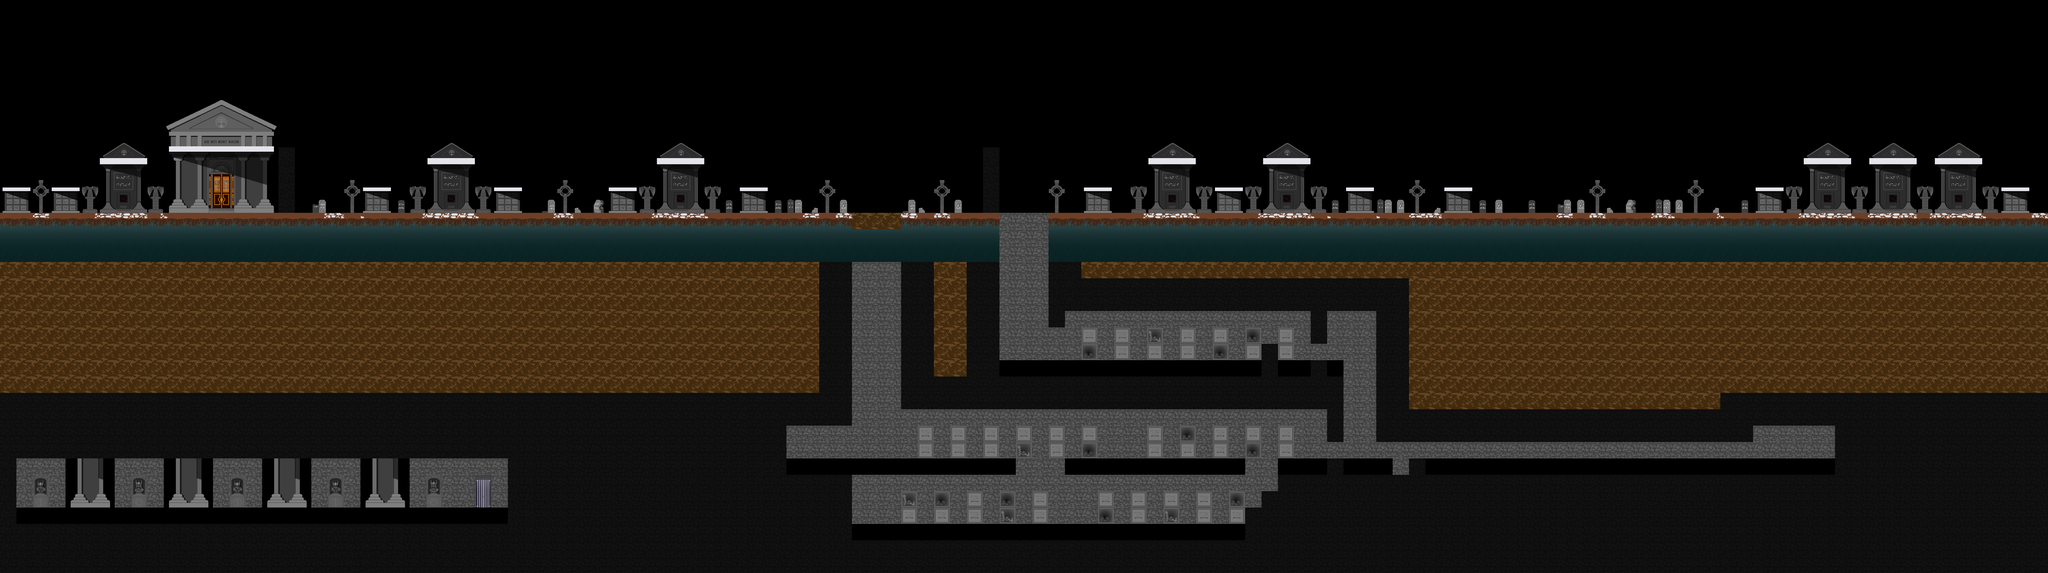

Rendered tile map (Tiled .tmx) drawn with the repository's tilesets; below, a short description and the map source with its tile grids summarised:
An orthogonal 125x35 tile map with 64x64 px tiles, 2 tile layers (derriere, solides), 1 hidden layer not drawn and 103 objects (escalier, checkPoint4, checkPoint3, checkPoint1, checkPoint2, ...).

<map version="1.4" tiledversion="1.4.3" orientation="orthogonal" renderorder="right-down" width="125" height="35" tilewidth="64" tileheight="64" infinite="0" nextlayerid="37" nextobjectid="166">
 <tileset firstgid="1" name="tableauTiledTilesetCimetiere2" tilewidth="64" tileheight="64" tilecount="168" columns="21">
  <image source="tableauTiledTilesetCimetiere2.png" width="1344" height="512" />
  <tile id="0">
   <properties>
    <property name="collides" type="bool" value="true" />
   </properties>
  </tile>
  <tile id="1">
   <properties>
    <property name="collides" type="bool" value="false" />
   </properties>
  </tile>
  <tile id="2">
   <properties>
    <property name="collides" type="bool" value="false" />
   </properties>
  </tile>
  <tile id="3">
   <properties>
    <property name="collides" type="bool" value="false" />
   </properties>
  </tile>
  <tile id="4">
   <properties>
    <property name="collides" type="bool" value="false" />
   </properties>
  </tile>
  <tile id="5">
   <properties>
    <property name="collides" type="bool" value="true" />
   </properties>
  </tile>
  <tile id="6">
   <properties>
    <property name="collides" type="bool" value="true" />
   </properties>
  </tile>
  <tile id="7">
   <properties>
    <property name="collides" type="bool" value="false" />
   </properties>
  </tile>
  <tile id="8">
   <properties>
    <property name="collides" type="bool" value="false" />
   </properties>
  </tile>
  <tile id="9">
   <properties>
    <property name="collides" type="bool" value="false" />
   </properties>
  </tile>
  <tile id="10">
   <properties>
    <property name="collides" type="bool" value="true" />
   </properties>
  </tile>
  <tile id="11">
   <properties>
    <property name="collides" type="bool" value="true" />
   </properties>
  </tile>
  <tile id="12">
   <properties>
    <property name="collides" type="bool" value="false" />
   </properties>
  </tile>
  <tile id="13">
   <properties>
    <property name="collides" type="bool" value="false" />
   </properties>
  </tile>
  <tile id="14">
   <properties>
    <property name="collides" type="bool" value="false" />
   </properties>
  </tile>
  <tile id="15">
   <properties>
    <property name="collides" type="bool" value="false" />
   </properties>
  </tile>
  <tile id="16">
   <properties>
    <property name="collides" type="bool" value="false" />
   </properties>
  </tile>
  <tile id="17">
   <properties>
    <property name="collides" type="bool" value="false" />
   </properties>
  </tile>
  <tile id="18">
   <properties>
    <property name="collides" type="bool" value="false" />
   </properties>
  </tile>
  <tile id="21">
   <properties>
    <property name="collides" type="bool" value="false" />
   </properties>
  </tile>
  <tile id="22">
   <properties>
    <property name="collides" type="bool" value="false" />
   </properties>
  </tile>
  <tile id="23">
   <properties>
    <property name="collides" type="bool" value="false" />
   </properties>
  </tile>
  <tile id="24">
   <properties>
    <property name="collides" type="bool" value="false" />
   </properties>
  </tile>
  <tile id="25">
   <properties>
    <property name="collides" type="bool" value="false" />
   </properties>
  </tile>
  <tile id="26">
   <properties>
    <property name="collides" type="bool" value="false" />
   </properties>
  </tile>
  <tile id="27">
   <properties>
    <property name="collides" type="bool" value="false" />
   </properties>
  </tile>
  <tile id="28">
   <properties>
    <property name="collides" type="bool" value="false" />
   </properties>
  </tile>
  <tile id="29">
   <properties>
    <property name="collides" type="bool" value="false" />
   </properties>
  </tile>
  <tile id="30">
   <properties>
    <property name="collides" type="bool" value="false" />
   </properties>
  </tile>
  <tile id="31">
   <properties>
    <property name="collides" type="bool" value="true" />
   </properties>
  </tile>
  <tile id="32">
   <properties>
    <property name="collides" type="bool" value="true" />
   </properties>
  </tile>
  <tile id="33">
   <properties>
    <property name="collides" type="bool" value="false" />
   </properties>
  </tile>
  <tile id="34">
   <properties>
    <property name="collides" type="bool" value="false" />
   </properties>
  </tile>
  <tile id="35">
   <properties>
    <property name="collides" type="bool" value="false" />
   </properties>
  </tile>
  <tile id="36">
   <properties>
    <property name="collides" type="bool" value="false" />
   </properties>
  </tile>
  <tile id="37">
   <properties>
    <property name="collides" type="bool" value="false" />
   </properties>
  </tile>
  <tile id="38">
   <properties>
    <property name="collides" type="bool" value="false" />
   </properties>
  </tile>
  <tile id="39">
   <properties>
    <property name="collides" type="bool" value="false" />
   </properties>
  </tile>
  <tile id="42">
   <properties>
    <property name="collides" type="bool" value="false" />
   </properties>
  </tile>
  <tile id="43">
   <properties>
    <property name="collides" type="bool" value="false" />
   </properties>
  </tile>
  <tile id="44">
   <properties>
    <property name="collides" type="bool" value="false" />
   </properties>
  </tile>
  <tile id="45">
   <properties>
    <property name="collides" type="bool" value="false" />
   </properties>
  </tile>
  <tile id="46">
   <properties>
    <property name="collides" type="bool" value="false" />
   </properties>
  </tile>
  <tile id="47">
   <properties>
    <property name="collides" type="bool" value="true" />
   </properties>
  </tile>
  <tile id="48">
   <properties>
    <property name="collides" type="bool" value="false" />
   </properties>
  </tile>
  <tile id="49">
   <properties>
    <property name="collides" type="bool" value="false" />
   </properties>
  </tile>
  <tile id="50">
   <properties>
    <property name="collides" type="bool" value="false" />
   </properties>
  </tile>
  <tile id="51">
   <properties>
    <property name="collides" type="bool" value="false" />
   </properties>
  </tile>
  <tile id="52">
   <properties>
    <property name="collides" type="bool" value="false" />
   </properties>
  </tile>
  <tile id="53">
   <properties>
    <property name="collides" type="bool" value="false" />
   </properties>
  </tile>
  <tile id="54">
   <properties>
    <property name="collides" type="bool" value="false" />
   </properties>
  </tile>
  <tile id="55">
   <properties>
    <property name="collides" type="bool" value="false" />
   </properties>
  </tile>
  <tile id="56">
   <properties>
    <property name="collides" type="bool" value="false" />
   </properties>
  </tile>
  <tile id="57">
   <properties>
    <property name="collides" type="bool" value="false" />
   </properties>
  </tile>
  <tile id="58">
   <properties>
    <property name="collides" type="bool" value="false" />
   </properties>
  </tile>
  <tile id="59">
   <properties>
    <property name="collides" type="bool" value="false" />
   </properties>
  </tile>
  <tile id="60">
   <properties>
    <property name="collides" type="bool" value="false" />
   </properties>
  </tile>
  <tile id="63">
   <properties>
    <property name="collides" type="bool" value="false" />
   </properties>
  </tile>
  <tile id="64">
   <properties>
    <property name="collides" type="bool" value="false" />
   </properties>
  </tile>
  <tile id="65">
   <properties>
    <property name="collides" type="bool" value="false" />
   </properties>
  </tile>
  <tile id="66">
   <properties>
    <property name="collides" type="bool" value="false" />
   </properties>
  </tile>
  <tile id="67">
   <properties>
    <property name="collides" type="bool" value="false" />
   </properties>
  </tile>
  <tile id="68">
   <properties>
    <property name="collides" type="bool" value="true" />
   </properties>
  </tile>
  <tile id="69">
   <properties>
    <property name="collides" type="bool" value="true" />
   </properties>
  </tile>
  <tile id="70">
   <properties>
    <property name="collides" type="bool" value="true" />
   </properties>
  </tile>
  <tile id="71">
   <properties>
    <property name="collides" type="bool" value="true" />
   </properties>
  </tile>
  <tile id="72">
   <properties>
    <property name="collides" type="bool" value="true" />
   </properties>
  </tile>
  <tile id="73">
   <properties>
    <property name="collides" type="bool" value="true" />
   </properties>
  </tile>
  <tile id="74">
   <properties>
    <property name="collides" type="bool" value="false" />
   </properties>
  </tile>
  <tile id="75">
   <properties>
    <property name="collides" type="bool" value="false" />
   </properties>
  </tile>
  <tile id="76">
   <properties>
    <property name="collides" type="bool" value="false" />
   </properties>
  </tile>
  <tile id="77">
   <properties>
    <property name="collides" type="bool" value="false" />
   </properties>
  </tile>
  <tile id="78">
   <properties>
    <property name="collides" type="bool" value="false" />
   </properties>
  </tile>
  <tile id="79">
   <properties>
    <property name="collides" type="bool" value="false" />
   </properties>
  </tile>
  <tile id="80">
   <properties>
    <property name="collides" type="bool" value="false" />
   </properties>
  </tile>
  <tile id="81">
   <properties>
    <property name="collides" type="bool" value="false" />
   </properties>
  </tile>
  <tile id="84">
   <properties>
    <property name="collides" type="bool" value="false" />
   </properties>
  </tile>
  <tile id="85">
   <properties>
    <property name="collides" type="bool" value="false" />
   </properties>
  </tile>
  <tile id="86">
   <properties>
    <property name="collides" type="bool" value="false" />
   </properties>
  </tile>
  <tile id="87">
   <properties>
    <property name="collides" type="bool" value="false" />
   </properties>
  </tile>
  <tile id="88">
   <properties>
    <property name="collides" type="bool" value="false" />
   </properties>
  </tile>
  <tile id="89">
   <properties>
    <property name="collides" type="bool" value="false" />
   </properties>
  </tile>
  <tile id="90">
   <properties>
    <property name="collides" type="bool" value="true" />
   </properties>
  </tile>
  <tile id="91">
   <properties>
    <property name="collides" type="bool" value="true" />
   </properties>
  </tile>
  <tile id="92">
   <properties>
    <property name="collides" type="bool" value="true" />
   </properties>
  </tile>
  <tile id="93">
   <properties>
    <property name="collides" type="bool" value="true" />
   </properties>
  </tile>
  <tile id="94">
   <properties>
    <property name="collides" type="bool" value="true" />
   </properties>
  </tile>
  <tile id="95">
   <properties>
    <property name="collides" type="bool" value="false" />
   </properties>
  </tile>
  <tile id="96">
   <properties>
    <property name="collides" type="bool" value="false" />
   </properties>
  </tile>
  <tile id="97">
   <properties>
    <property name="collides" type="bool" value="false" />
   </properties>
  </tile>
  <tile id="98">
   <properties>
    <property name="collides" type="bool" value="false" />
   </properties>
  </tile>
  <tile id="99">
   <properties>
    <property name="collides" type="bool" value="false" />
   </properties>
  </tile>
  <tile id="100">
   <properties>
    <property name="collides" type="bool" value="false" />
   </properties>
  </tile>
  <tile id="101">
   <properties>
    <property name="collides" type="bool" value="false" />
   </properties>
  </tile>
  <tile id="102">
   <properties>
    <property name="collides" type="bool" value="false" />
   </properties>
  </tile>
  <tile id="105">
   <properties>
    <property name="collides" type="bool" value="false" />
   </properties>
  </tile>
  <tile id="106">
   <properties>
    <property name="collides" type="bool" value="false" />
   </properties>
  </tile>
  <tile id="107">
   <properties>
    <property name="collides" type="bool" value="false" />
   </properties>
  </tile>
  <tile id="108">
   <properties>
    <property name="collides" type="bool" value="false" />
   </properties>
  </tile>
  <tile id="109">
   <properties>
    <property name="collides" type="bool" value="false" />
   </properties>
  </tile>
  <tile id="110">
   <properties>
    <property name="collides" type="bool" value="false" />
   </properties>
  </tile>
  <tile id="111">
   <properties>
    <property name="collides" type="bool" value="false" />
   </properties>
  </tile>
  <tile id="112">
   <properties>
    <property name="collides" type="bool" value="false" />
   </properties>
  </tile>
  <tile id="113">
   <properties>
    <property name="collides" type="bool" value="false" />
   </properties>
  </tile>
  <tile id="114">
   <properties>
    <property name="collides" type="bool" value="false" />
   </properties>
  </tile>
  <tile id="115">
   <properties>
    <property name="collides" type="bool" value="false" />
   </properties>
  </tile>
  <tile id="116">
   <properties>
    <property name="collides" type="bool" value="false" />
   </properties>
  </tile>
  <tile id="117">
   <properties>
    <property name="collides" type="bool" value="false" />
   </properties>
  </tile>
  <tile id="118">
   <properties>
    <property name="collides" type="bool" value="false" />
   </properties>
  </tile>
  <tile id="119">
   <properties>
    <property name="collides" type="bool" value="false" />
   </properties>
  </tile>
  <tile id="120">
   <properties>
    <property name="collides" type="bool" value="false" />
   </properties>
  </tile>
  <tile id="121">
   <properties>
    <property name="collides" type="bool" value="false" />
   </properties>
  </tile>
  <tile id="122">
   <properties>
    <property name="collides" type="bool" value="false" />
   </properties>
  </tile>
  <tile id="123">
   <properties>
    <property name="collides" type="bool" value="false" />
   </properties>
  </tile>
  <tile id="126">
   <properties>
    <property name="collides" type="bool" value="false" />
   </properties>
  </tile>
  <tile id="127">
   <properties>
    <property name="collides" type="bool" value="false" />
   </properties>
  </tile>
  <tile id="128">
   <properties>
    <property name="collides" type="bool" value="false" />
   </properties>
  </tile>
  <tile id="129">
   <properties>
    <property name="collides" type="bool" value="false" />
   </properties>
  </tile>
  <tile id="130">
   <properties>
    <property name="collides" type="bool" value="false" />
   </properties>
  </tile>
  <tile id="131">
   <properties>
    <property name="collides" type="bool" value="false" />
   </properties>
  </tile>
  <tile id="132">
   <properties>
    <property name="collides" type="bool" value="false" />
   </properties>
  </tile>
  <tile id="133">
   <properties>
    <property name="collides" type="bool" value="false" />
   </properties>
  </tile>
  <tile id="134">
   <properties>
    <property name="collides" type="bool" value="false" />
   </properties>
  </tile>
  <tile id="135">
   <properties>
    <property name="collides" type="bool" value="false" />
   </properties>
  </tile>
  <tile id="136">
   <properties>
    <property name="collides" type="bool" value="false" />
   </properties>
  </tile>
  <tile id="137">
   <properties>
    <property name="collides" type="bool" value="false" />
   </properties>
  </tile>
  <tile id="138">
   <properties>
    <property name="collides" type="bool" value="false" />
   </properties>
  </tile>
  <tile id="139">
   <properties>
    <property name="collides" type="bool" value="false" />
   </properties>
  </tile>
  <tile id="140">
   <properties>
    <property name="collides" type="bool" value="false" />
   </properties>
  </tile>
  <tile id="141">
   <properties>
    <property name="collides" type="bool" value="false" />
   </properties>
  </tile>
  <tile id="142">
   <properties>
    <property name="collides" type="bool" value="false" />
   </properties>
  </tile>
  <tile id="143">
   <properties>
    <property name="collides" type="bool" value="false" />
   </properties>
  </tile>
  <tile id="144">
   <properties>
    <property name="collides" type="bool" value="false" />
   </properties>
  </tile>
 </tileset>
 <layer id="3" name="devant" width="125" height="35" visible="0">
  <data>[4375 cells, 0 non-empty, 0 distinct tile ids]</data>
 </layer>
 <layer id="2" name="derriere" width="125" height="35">
  <data>[4375 cells, 2240 non-empty, 92 distinct tile ids]</data>
 </layer>
 <layer id="1" name="solides" width="125" height="35">
  <properties>
   <property name="collides" type="bool" value="false" />
  </properties>
  <data>[4375 cells, 828 non-empty, 10 distinct tile ids]</data>
 </layer>
 <objectgroup id="17" name="escaliers">
  <object id="108" name="escalier" gid="69" x="1856" y="1984" width="64" height="64" />
 </objectgroup>
 <objectgroup id="4" name="stars">
  <object id="16" gid="70" x="576" y="1984" width="64" height="64" />
  <object id="19" gid="70" x="832" y="512" width="64" height="64" />
  <object id="22" gid="70" x="1439.5" y="823.5" width="64" height="64" />
  <object id="24" gid="70" x="2398.5" y="815" width="64" height="64" />
  <object id="27" gid="70" x="34" y="822" width="64" height="64" />
  <object id="28" gid="70" x="4766" y="822" width="64" height="64" />
  <object id="29" gid="70" x="5670" y="822" width="64" height="64" />
  <object id="30" gid="70" x="7842" y="820" width="64" height="64" />
  <object id="31" gid="70" x="1952" y="824" width="64" height="64" />
  <object id="32" gid="70" x="2912" y="818" width="64" height="64" />
  <object id="38" gid="70" x="4544" y="2048" width="64" height="64" />
  <object id="39" gid="70" x="4288" y="2048" width="64" height="64" />
  <object id="40" gid="70" x="3904" y="2048" width="64" height="64" />
  <object id="41" gid="70" x="3968" y="1792" width="64" height="64" />
  </objectgroup>
 <objectgroup id="5" name="checkPoints">
  <!-- 4 objects omitted --></objectgroup>
 <objectgroup id="6" name="flyingMonsters">
  <!-- 4 objects omitted --></objectgroup>
 <objectgroup id="7" name="zombies">
  <!-- 7 objects omitted --></objectgroup>
 <objectgroup id="20" name="bougies">
  <!-- 3 objects omitted --></objectgroup>
 <objectgroup id="32" name="bougies1">
  <!-- 2 objects omitted --></objectgroup>
 <objectgroup id="33" name="bougies2">
  <!-- 2 objects omitted --></objectgroup>
 <objectgroup id="34" name="bougies3">
  <!-- 2 objects omitted --></objectgroup>
 <objectgroup id="8" name="torches">
  <!-- 4 objects omitted --></objectgroup>
 <objectgroup id="21" name="torches1">
  <!-- 4 objects omitted --></objectgroup>
 <objectgroup id="22" name="torches2">
  <!-- 3 objects omitted --></objectgroup>
 <objectgroup id="23" name="torches3">
  <!-- 2 objects omitted --></objectgroup>
 <objectgroup id="24" name="torches4">
  <!-- 1 objects omitted --></objectgroup>
 <objectgroup id="25" name="torches5">
  <!-- 1 objects omitted --></objectgroup>
 <objectgroup id="26" name="torches6">
  <!-- 1 objects omitted --></objectgroup>
 <objectgroup id="28" name="torches7">
  <!-- 1 objects omitted --></objectgroup>
 <objectgroup id="29" name="torches8">
  <!-- 1 objects omitted --></objectgroup>
 <objectgroup id="9" name="aurore" />
 <objectgroup id="16" name="rocheQuiRoule">
  <!-- 3 objects omitted --></objectgroup>
 <objectgroup id="10" name="vase">
  <!-- 12 objects omitted --></objectgroup>
 <objectgroup id="18" name="solFragilePierre">
  <!-- 3 objects omitted --></objectgroup>
 <objectgroup id="15" name="solFragile">
  <!-- 3 objects omitted --></objectgroup>
 <objectgroup id="11" name="bossSpectre">
  <!-- 1 objects omitted --></objectgroup>
 <objectgroup id="12" name="sacdos" />
 <objectgroup id="13" name="spectres" />
 <objectgroup id="14" name="squelettes">
  <!-- 11 objects omitted --></objectgroup>
</map>
<!-- 88 of 103 objects omitted -->
